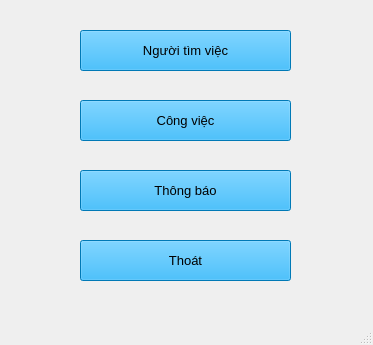
<?xml version="1.0" encoding="UTF-8"?>
<ui version="4.0">
 <class>NhaTuyenDung</class>
 <widget class="QMainWindow" name="NhaTuyenDung">
  <property name="geometry">
   <rect>
    <x>0</x>
    <y>0</y>
    <width>373</width>
    <height>345</height>
   </rect>
  </property>
  <property name="windowTitle">
   <string>Tuyển dụng</string>
  </property>
  <widget class="QWidget" name="centralwidget">
   <widget class="QPushButton" name="bt_listnguoitimviec">
    <property name="geometry">
     <rect>
      <x>80</x>
      <y>30</y>
      <width>211</width>
      <height>41</height>
     </rect>
    </property>
    <property name="font">
     <font>
      <pointsize>10</pointsize>
     </font>
    </property>
    <property name="styleSheet">
     <string notr="true">background-color: rgb(0, 170, 255);</string>
    </property>
    <property name="text">
     <string>Người tìm việc</string>
    </property>
   </widget>
   <widget class="QPushButton" name="bt_thoat">
    <property name="geometry">
     <rect>
      <x>80</x>
      <y>240</y>
      <width>211</width>
      <height>41</height>
     </rect>
    </property>
    <property name="font">
     <font>
      <pointsize>10</pointsize>
     </font>
    </property>
    <property name="styleSheet">
     <string notr="true">background-color: rgb(0, 170, 255);</string>
    </property>
    <property name="text">
     <string>Thoát</string>
    </property>
   </widget>
   <widget class="QPushButton" name="bt_listcongviec">
    <property name="geometry">
     <rect>
      <x>80</x>
      <y>100</y>
      <width>211</width>
      <height>41</height>
     </rect>
    </property>
    <property name="font">
     <font>
      <pointsize>10</pointsize>
     </font>
    </property>
    <property name="styleSheet">
     <string notr="true">background-color: rgb(0, 170, 255);</string>
    </property>
    <property name="text">
     <string>Công việc</string>
    </property>
   </widget>
   <widget class="QPushButton" name="bt_thongbao">
    <property name="geometry">
     <rect>
      <x>80</x>
      <y>170</y>
      <width>211</width>
      <height>41</height>
     </rect>
    </property>
    <property name="font">
     <font>
      <pointsize>10</pointsize>
     </font>
    </property>
    <property name="styleSheet">
     <string notr="true">background-color: rgb(0, 170, 255);</string>
    </property>
    <property name="text">
     <string>Thông báo</string>
    </property>
   </widget>
  </widget>
  <widget class="QMenuBar" name="menubar">
   <property name="geometry">
    <rect>
     <x>0</x>
     <y>0</y>
     <width>373</width>
     <height>26</height>
    </rect>
   </property>
  </widget>
  <widget class="QStatusBar" name="statusbar"/>
 </widget>
 <resources/>
 <connections/>
</ui>
